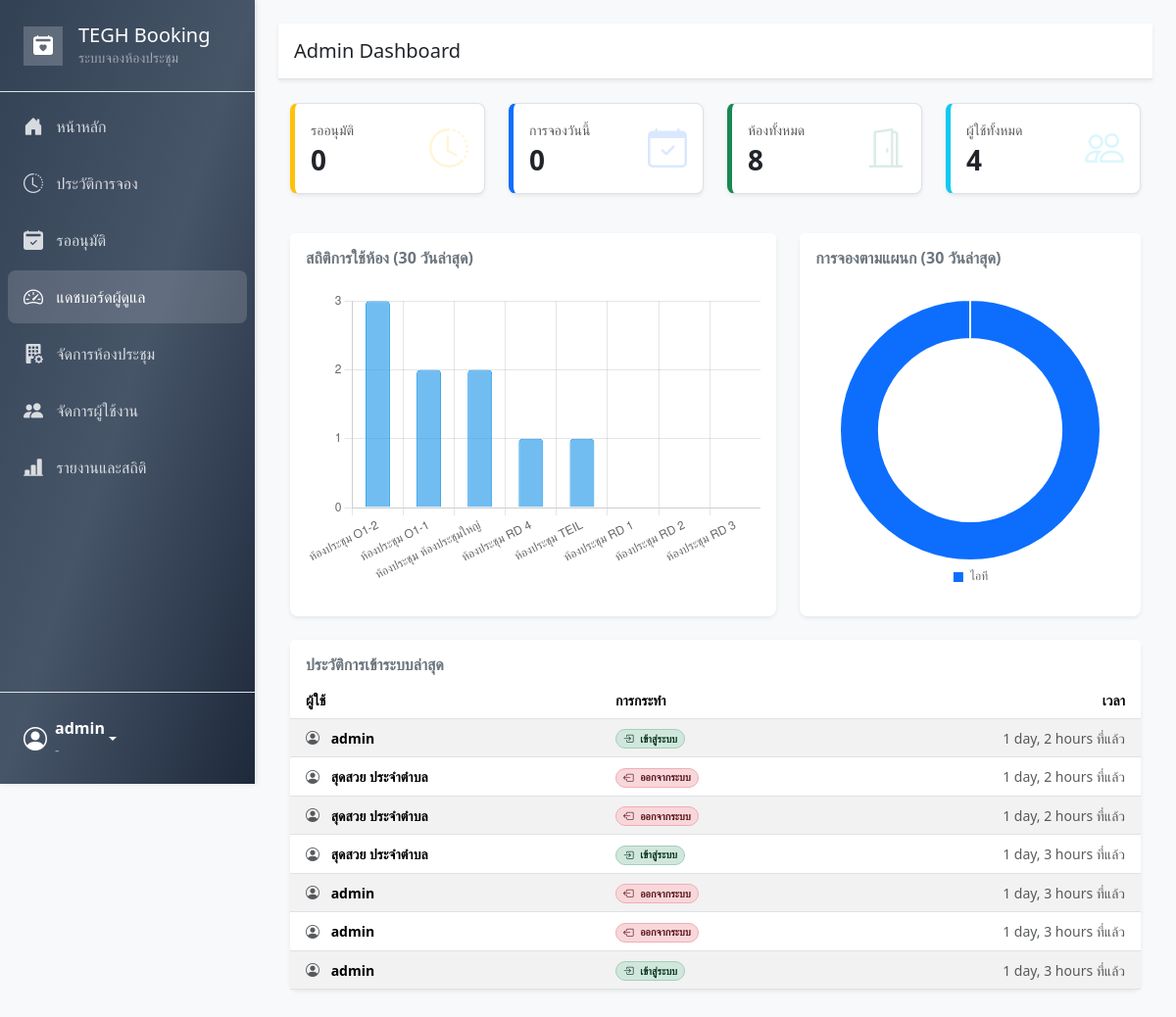
/management/dashboard/ (signed in), run on an earlier commit of the app's database.
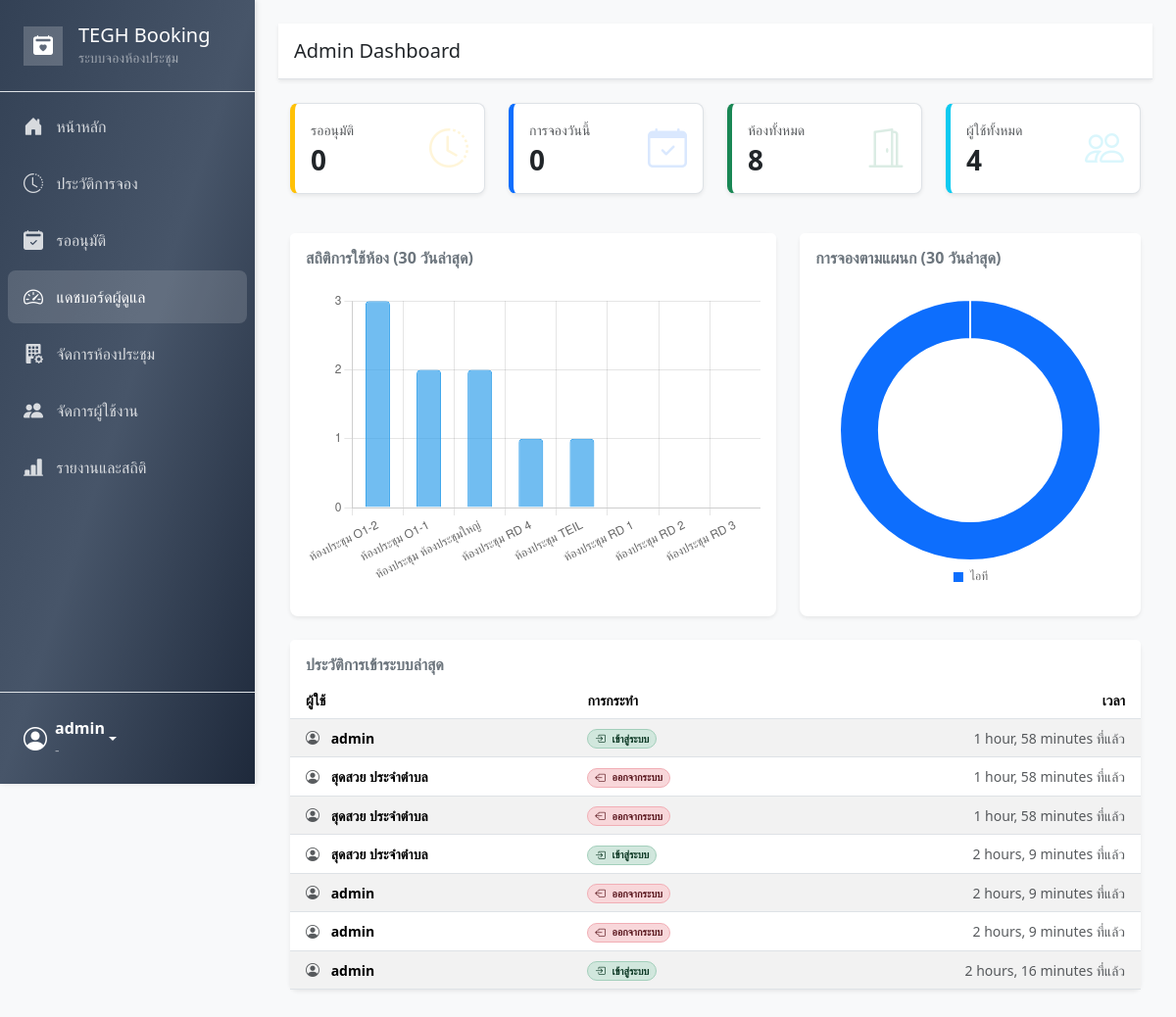
And on a later commit of the database.
### booking/models.py (models this page shows, shortened)
class LoginHistory(models.Model):
    user = models.ForeignKey(User, on_delete=models.CASCADE, verbose_name="ผู้ใช้")
    timestamp = models.DateTimeField("เวลาที่บันทึก", auto_now_add=True)
    ACTION_CHOICES = [('LOGIN', 'เข้าสู่ระบบ'), ('LOGOUT', 'ออกจากระบบ')]
    action = models.CharField("การกระทำ", max_length=10, choices=ACTION_CHOICES)
    ip_address = models.GenericIPAddressField("IP Address", null=True, blank=True)
    class Meta:
        ordering = ['-timestamp']
        verbose_name = "ประวัติการเข้าใช้งาน"
        verbose_name_plural = "ประวัติการเข้าใช้งาน"

### booking/views.py (the view)
# urls.py: path('management/dashboard/', views.admin_dashboard_view, name='admin_dashboard'),
@login_required
@user_passes_test(is_admin) # Ensures only Admins can access
def admin_dashboard_view(request):
    thirty_days_ago = timezone.now() - timedelta(days=30)
    recent_approved = Booking.objects.filter(start_time__gte=thirty_days_ago, status='APPROVED')
    room_usage = Room.objects.annotate(
        booking_count=Count('bookings', filter=Q(bookings__in=recent_approved))
    ).order_by('-booking_count')
    dept_usage_query = recent_approved.exclude(booked_by__profile__department__exact='') \
                                      .values('booked_by__profile__department') \
                                      .annotate(count=Count('id')) \
                                      .order_by('-count')
    dept_usage_labels = [d['booked_by__profile__department'] for d in dept_usage_query[:10] if d.get('booked_by__profile__department')]
    dept_usage_data = [d['count'] for d in dept_usage_query[:10] if d.get('booked_by__profile__department')]
    room_usage_labels = [r.name for r in room_usage[:10]]
    room_usage_data = [r.booking_count for r in room_usage[:10]]
    context = {
        'pending_count': Booking.objects.filter(status='PENDING').count(),
        'today_bookings_count': Booking.objects.filter(start_time__date=timezone.now().date(), status='APPROVED').count(),
        'total_users_count': User.objects.count(),
        'total_rooms_count': Room.objects.count(),
        'login_history': LoginHistory.objects.select_related('user').order_by('-timestamp')[:7],
        'room_usage_labels': json.dumps(room_usage_labels),
        'room_usage_data': json.dumps(room_usage_data),
        'dept_usage_labels': json.dumps(dept_usage_labels),
        'dept_usage_data': json.dumps(dept_usage_data),
    }
    return render(request, 'pages/admin_dashboard.html', context)

### booking/views.py (called while the page is built)
def is_admin(user):
    return user.is_authenticated and user.groups.filter(name='Admin').exists()

def is_approver_or_admin(user):
    return user.is_authenticated and user.groups.filter(name__in=['Approver', 'Admin']).exists()

### templates/pages/admin_dashboard.html (shortened to what the changed rows need)
{% extends 'base.html' %}
{% block content %}
<div class="container-fluid py-4">
    <div class="card shadow-sm border-0 rounded-3">
        <div class="table-responsive">
            <table class="table table-striped table-hover mb-0 align-middle small">
                <thead>
                    <tr>
                        <th scope="col" class="ps-3">ผู้ใช้</th>
                        <th scope="col">การกระทำ</th>
                        <th scope="col" class="text-end pe-3">เวลา</th>
                    </tr>
                </thead>
                <tbody>
                    {% for log in login_history %}
                    <tr>
                        <td class="ps-3">
                            <i class="bi bi-person-circle me-2 text-muted"></i>
                            <strong>{{ log.user.get_full_name|default:log.user.username }}</strong>
                        </td>
                        <td>
                            {% if log.action == 'LOGIN' %}
                                <span class="badge rounded-pill bg-success-subtle text-success-emphasis border border-success-subtle">
                                    <i class="bi bi-box-arrow-in-right me-1"></i> {{ log.get_action_display }}
                                </span>
                            {% else %}
                                <span class="badge rounded-pill bg-danger-subtle text-danger-emphasis border border-danger-subtle">
                                    <i class="bi bi-box-arrow-left me-1"></i> {{ log.get_action_display }}
                                </span>
                            {% endif %}
                        </td>
                        <td class="text-end pe-3 text-muted">{{ log.timestamp|timesince }} ที่แล้ว</td>
                    </tr>
                    {% empty %}
                    <tr><td colspan="3" class="text-center text-muted py-3">ไม่พบประวัติการเข้าระบบ</td></tr>
                    {% endfor %}
                </tbody>
            </table>
        </div>
    </div>
</div>
{% endblock %}

### templates/base.html (shortened to what this page needs)
{% load static %}
<!DOCTYPE html>
<html lang="th">
<head>
    <link href="https://cdn.jsdelivr.net/npm/bootstrap@5.3.3/dist/css/bootstrap.min.css" rel="stylesheet">
    <link rel="stylesheet" href="https://cdn.jsdelivr.net/npm/bootstrap-icons@1.11.3/font/bootstrap-icons.min.css">
    <link href="https://cdn.jsdelivr.net/npm/select2@4.1.0-rc.0/dist/css/select2.min.css" rel="stylesheet" />
    <link href="https://cdn.jsdelivr.net/npm/fullcalendar@6.1.14/index.global.min.css" rel="stylesheet" />
    <link rel="stylesheet" href="{% static 'css/theme.css' %}">
</head>
<body>
<div class="d-flex">
    <nav class="sidebar d-flex flex-column">
        <div class="sidebar-header p-4 border-bottom">
            <a href="{% url 'dashboard' %}" class="d-flex align-items-center gap-3 text-decoration-none">
                <div class="d-flex align-items-center justify-content-center rounded-lg" style="background-color: rgba(255,255,255,0.2); width: 40px; height: 40px;">
                    <i class="bi bi-calendar2-heart-fill fs-5 text-white"></i>
                </div>
                <div>
                    <h2 class="h5 text-white mb-0">TEGH Booking</h2>
                    <p class="small text-white-50 mb-0">ระบบจองห้องประชุม</p>
                </div>
            </a>
        </div>
        <div class="flex-grow-1 p-2">
            {% if menu_items %}
                {% for item in menu_items %}
                    {% if item.show %}
                        <a href="{% url item.url_name %}" class="sidebar-menu-button {% if item.active %}active{% endif %}">
                            <i class="{{ item.icon }} fs-5"></i>
                            <span>{{ item.label }}</span>
                        </a>
                    {% endif %}
                {% endfor %}
            {% else %}
                <a href="#" class="sidebar-menu-button disabled text-white-50">กำลังโหลดเมนู...</a>
            {% endif %}
        </div>
        <div class="sidebar-footer p-4 border-top">
            {% if user.is_authenticated %}
            <div class="dropdown">
                <a href="#" class="d-flex align-items-center text-white text-decoration-none dropdown-toggle" data-bs-toggle="dropdown" aria-expanded="false">
                    {% if user.profile.profile_picture %}
                    <img src="{{ user.profile.profile_picture.url }}" class="rounded-circle me-2" width="32" height="32" style="object-fit: cover;" alt="Profile">
                    {% else %}
                    <i class="bi bi-person-circle fs-4 me-2"></i>
                    {% endif %}
                    <div class="text-start">
                        <strong>{{ user.get_full_name|default:user.username }}</strong>
                        <div class="small text-white-50">{{ user.profile.department|default:"-" }}</div>
                    </div>
                </a>
            </div>
            {% endif %}
        </div>
    </nav>
    <main class="main-content-wrapper flex-grow-1">
        <header class="sticky-top bg-white p-3 border-bottom shadow-sm d-flex justify-content-between align-items-center">
            <h5 class="mb-0">{% block page_title %}{% endblock %}</h5>
        </header>
        <div>
            {% block content %}{% endblock %}
        </div>
    </main>
</div>
</body>
</html>

What changed in the data, as far as the page shows it:
no longer on this page (row unchanged): LoginHistory: user.get_full_name "admin", action "เข้าสู่ระบบ", timestamp "1 day, 2 hours"
no longer on this page (row unchanged): LoginHistory: user.get_full_name "สุดสวย ประจำตำบล", action "ออกจากระบบ", timestamp "1 day, 2 hours"
no longer on this page (row unchanged): LoginHistory: user.get_full_name "สุดสวย ประจำตำบล", action "ออกจากระบบ", timestamp "1 day, 2 hours"
no longer on this page (row unchanged): LoginHistory: user.get_full_name "สุดสวย ประจำตำบล", action "เข้าสู่ระบบ", timestamp "1 day, 3 hours"
no longer on this page (row unchanged): LoginHistory: user.get_full_name "admin", action "ออกจากระบบ", timestamp "1 day, 3 hours"
no longer on this page (row unchanged): LoginHistory: user.get_full_name "admin", action "ออกจากระบบ", timestamp "1 day, 3 hours"
no longer on this page (row unchanged): LoginHistory: user.get_full_name "admin", action "เข้าสู่ระบบ", timestamp "1 day, 3 hours"
added LoginHistory: user.get_full_name "admin", action "เข้าสู่ระบบ", timestamp "1 hour, 58 minutes"
added LoginHistory: user.get_full_name "สุดสวย ประจำตำบล", action "ออกจากระบบ", timestamp "1 hour, 58 minutes"
added LoginHistory: user.get_full_name "สุดสวย ประจำตำบล", action "ออกจากระบบ", timestamp "1 hour, 58 minutes"
added LoginHistory: user.get_full_name "สุดสวย ประจำตำบล", action "เข้าสู่ระบบ", timestamp "2 hours, 9 minutes"
added LoginHistory: user.get_full_name "admin", action "ออกจากระบบ", timestamp "2 hours, 9 minutes"
added LoginHistory: user.get_full_name "admin", action "ออกจากระบบ", timestamp "2 hours, 9 minutes"
added LoginHistory: user.get_full_name "admin", action "เข้าสู่ระบบ", timestamp "2 hours, 16 minutes"
